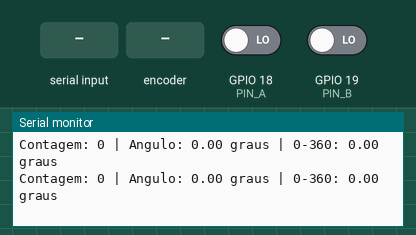
Bench run of a sketch on a simulated ESP32-S3. Shown: the last lines printed to the serial monitor. The test bench sets the inputs (shaded band); at power-on: GPIO 18 (PIN_A) LOW, GPIO 19 (PIN_B) LOW.

Above: at 1.2 s.
1.3 s: "z" received over Serial
2.8 s: rotary encoder on GPIO 18 (PIN_A) / GPIO 19 (PIN_B) turned 1 step (first pin leading)
At 2.91 s:
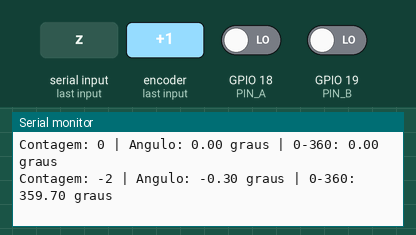
4.5 s: rotary encoder on GPIO 18 (PIN_A) / GPIO 19 (PIN_B) turned 1 step (first pin leading)
At 4.51 s:
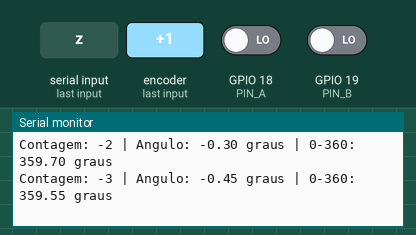
Timing chart, 0 to 7.5 s (numbered marks = the images above; inputs shaded):
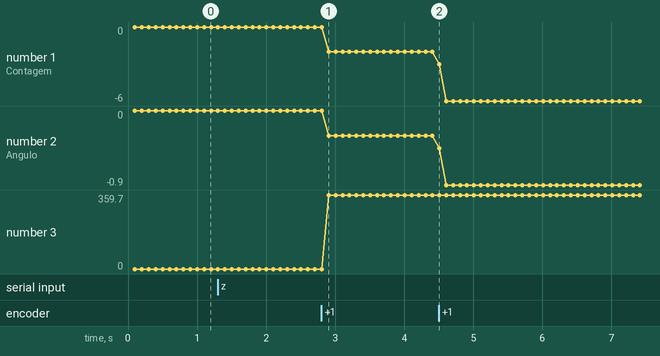

Measured:
- after the input at 2.8 s, the serial monitor: prints a new line after 0.10 s (image 1)
- after the input at 4.5 s, the serial monitor: prints a new line at once (image 2)
- plotted number 1: 0 → -2 after the input at 2.8 s, -2 → -6 after the input at 4.5 s
- plotted number 2: 0 → -0.3 after the input at 2.8 s, -0.3 → -0.9 after the input at 4.5 s
- plotted number 3: 0 → 359.7 after the input at 2.8 s, 359.7 → 359.1 after the input at 4.5 s

The sketch:

encoder_esp32s3.ino
```cpp
/*
  Encoder E38S6G5-600B-G24N
  ESP32 comum (ESP32-WROOM-32 / DevKit V1)

  LIGACOES:
  Vermelho -> 5 V
  Preto    -> GND
  Verde A  -> GPIO 18
  Branco B -> GPIO 19

  Um resistor de 4,6 kohm entre GPIO 18 e 3V3.
  Outro resistor de 4,6 kohm entre GPIO 19 e 3V3.
  Shield desconectado e isolado no teste inicial.

  Leitura x4: 2400 contagens por volta.
  Monitor Serial: 115200 baud.
  Envie z para zerar a posicao atual.
*/

#include <Arduino.h>

constexpr uint8_t PIN_A = 18;
constexpr uint8_t PIN_B = 19;

constexpr int SENTIDO = 1;  // Use -1 para inverter o sentido.
constexpr int32_t CONTAGENS_POR_VOLTA = 600 * 4;
constexpr uint32_t INTERVALO_MS = 100;

portMUX_TYPE mux = portMUX_INITIALIZER_UNLOCKED;

volatile int64_t contagem = 0;
volatile uint8_t estadoAnterior = 0;

// Sequencia positiva: 00 -> 01 -> 11 -> 10 -> 00
DRAM_ATTR const int8_t transicao[16] = {
   0,  1, -1,  0,
  -1,  0,  0,  1,
   1,  0,  0, -1,
   0, -1,  1,  0
};

void IRAM_ATTR lerEncoder() {
  portENTER_CRITICAL_ISR(&mux);

  uint8_t atual =
      (digitalRead(PIN_A) << 1) | digitalRead(PIN_B);

  contagem += SENTIDO * transicao[(estadoAnterior << 2) | atual];

  estadoAnterior = atual;

  portEXIT_CRITICAL_ISR(&mux);
}

void setup() {
  Serial.begin(115200);

  // Utiliza os resistores externos ligados ao 3V3.
  pinMode(PIN_A, INPUT);
  pinMode(PIN_B, INPUT);

  estadoAnterior =
      (digitalRead(PIN_A) << 1) | digitalRead(PIN_B);

  attachInterrupt(digitalPinToInterrupt(PIN_A), lerEncoder, CHANGE);
  attachInterrupt(digitalPinToInterrupt(PIN_B), lerEncoder, CHANGE);

  Serial.println("Encoder iniciado. Envie z para zerar.");
}

void loop() {
  static int64_t zero = 0;
  static uint32_t ultimaImpressao = 0;

  while (Serial.available() > 0) {
    char comando = Serial.read();

    if (comando == 'z' || comando == 'Z') {
      portENTER_CRITICAL(&mux);
      zero = contagem;
      portEXIT_CRITICAL(&mux);

      Serial.println("Zero definido na posicao atual.");
    }
  }

  uint32_t agora = millis();

  if (agora - ultimaImpressao >= INTERVALO_MS) {
    ultimaImpressao = agora;

    portENTER_CRITICAL(&mux);
    int64_t posicao = contagem - zero;
    portEXIT_CRITICAL(&mux);

    // Angulo acumulado: pode ultrapassar 360 graus.
    double angulo = posicao * (360.0 / CONTAGENS_POR_VOLTA);

    // Angulo dentro de uma volta: de 0 a menos de 360 graus.
    int64_t resto = posicao % CONTAGENS_POR_VOLTA;

    if (resto < 0) {
      resto += CONTAGENS_POR_VOLTA;
    }

    double anguloVolta = resto * (360.0 / CONTAGENS_POR_VOLTA);

    Serial.printf(
      "Contagem: %lld | Angulo: %.2f graus | 0-360: %.2f graus\n",
      (long long)posicao,
      angulo,
      anguloVolta
    );
  }
}
```
